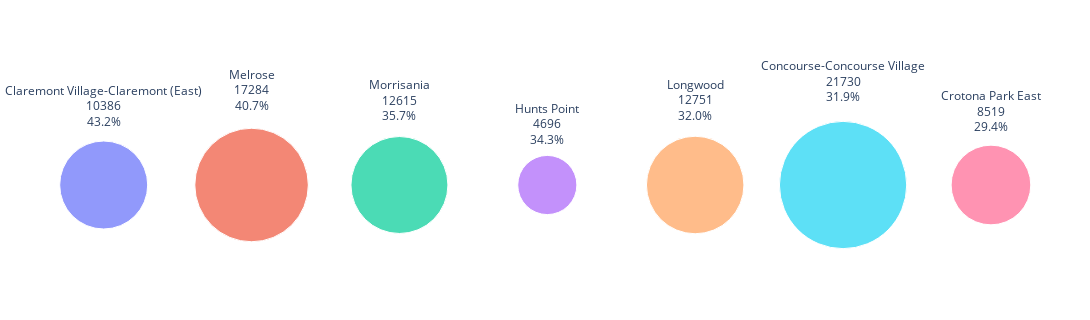

Here is the notebook cell this chart was saved with:
### Code cell
label = [i+'<br>'+str(j)+'<br>'+str(k)+'%' for i,j,k in zip(sorted_poverty_percentage.Geography,
                                                            sorted_poverty_percentage.Number,
                                                            sorted_poverty_percentage.Percent)]


fig = px.scatter(sorted_poverty_percentage, x='X', y='Y',
                 color='Geography',
                 size='Number', text=label, size_max=90
                )
fig.update_layout(width=1090, height=320,
                  margin = dict(t=50, l=0, r=0, b=0),
                  showlegend=False
                 )

fig.update_traces(textposition='top center')
fig.update_xaxes(showgrid=False, zeroline=False, visible=False)
fig.update_yaxes(showgrid=False, zeroline=False, visible=False)
fig.update_layout({'plot_bgcolor': 'white',
                   'paper_bgcolor': 'white'})
fig.show()

### Figure 1 — Plotly figure (JSON) as saved in the notebook; plotly's stock layout.template omitted (floating-point values rounded to 4 significant figures)
{"data": [{"hovertemplate": "Geography=Claremont Village-Claremont (East)<br>X=%{x}<br>Y=%{y}<br>Number=%{marker.size}<br>text=%{text}<extra></extra>", "legendgroup": "Claremont Village-Claremont (East)", "marker": {"color": "#636efa", "size": [10386], "sizemode": "area", "sizeref": 2.683, "symbol": "circle"}, "mode": "markers+text", "name": "Claremont Village-Claremont (East)", "orientation": "v", "showlegend": true, "text": ["Claremont Village-Claremont (East)<br>10386<br>43.2%"], "textposition": "top center", "type": "scatter", "x": [0], "xaxis": "x", "y": [1], "yaxis": "y"}, {"hovertemplate": "Geography=Melrose<br>X=%{x}<br>Y=%{y}<br>Number=%{marker.size}<br>text=%{text}<extra></extra>", "legendgroup": "Melrose", "marker": {"color": "#EF553B", "size": [17284], "sizemode": "area", "sizeref": 2.683, "symbol": "circle"}, "mode": "markers+text", "name": "Melrose", "orientation": "v", "showlegend": true, "text": ["Melrose<br>17284<br>40.7%"], "textposition": "top center", "type": "scatter", "x": [1], "xaxis": "x", "y": [1], "yaxis": "y"}, {"hovertemplate": "Geography=Morrisania<br>X=%{x}<br>Y=%{y}<br>Number=%{marker.size}<br>text=%{text}<extra></extra>", "legendgroup": "Morrisania", "marker": {"color": "#00cc96", "size": [12615], "sizemode": "area", "sizeref": 2.683, "symbol": "circle"}, "mode": "markers+text", "name": "Morrisania", "orientation": "v", "showlegend": true, "text": ["Morrisania<br>12615<br>35.7%"], "textposition": "top center", "type": "scatter", "x": [2], "xaxis": "x", "y": [1], "yaxis": "y"}, {"hovertemplate": "Geography=Hunts Point<br>X=%{x}<br>Y=%{y}<br>Number=%{marker.size}<br>text=%{text}<extra></extra>", "legendgroup": "Hunts Point", "marker": {"color": "#ab63fa", "size": [4696], "sizemode": "area", "sizeref": 2.683, "symbol": "circle"}, "mode": "markers+text", "name": "Hunts Point", "orientation": "v", "showlegend": true, "text": ["Hunts Point<br>4696<br>34.3%"], "textposition": "top center", "type": "scatter", "x": [3], "xaxis": "x", "y": [1], "yaxis": "y"}, {"hovertemplate": "Geography=Longwood<br>X=%{x}<br>Y=%{y}<br>Number=%{marker.size}<br>text=%{text}<extra></extra>", "legendgroup": "Longwood", "marker": {"color": "#FFA15A", "size": [12751], "sizemode": "area", "sizeref": 2.683, "symbol": "circle"}, "mode": "markers+text", "name": "Longwood", "orientation": "v", "showlegend": true, "text": ["Longwood<br>12751<br>32.0%"], "textposition": "top center", "type": "scatter", "x": [4], "xaxis": "x", "y": [1], "yaxis": "y"}, {"hovertemplate": "Geography=Concourse-Concourse Village<br>X=%{x}<br>Y=%{y}<br>Number=%{marker.size}<br>text=%{text}<extra></extra>", "legendgroup": "Concourse-Concourse Village", "marker": {"color": "#19d3f3", "size": [21730], "sizemode": "area", "sizeref": 2.683, "symbol": "circle"}, "mode": "markers+text", "name": "Concourse-Concourse Village", "orientation": "v", "showlegend": true, "text": ["Concourse-Concourse Village<br>21730<br>31.9%"], "textposition": "top center", "type": "scatter", "x": [5], "xaxis": "x", "y": [1], "yaxis": "y"}, {"hovertemplate": "Geography=Crotona Park East<br>X=%{x}<br>Y=%{y}<br>Number=%{marker.size}<br>text=%{text}<extra></extra>", "legendgroup": "Crotona Park East", "marker": {"color": "#FF6692", "size": [8519], "sizemode": "area", "sizeref": 2.683, "symbol": "circle"}, "mode": "markers+text", "name": "Crotona Park East", "orientation": "v", "showlegend": true, "text": ["Crotona Park East<br>8519<br>29.4%"], "textposition": "top center", "type": "scatter", "x": [6], "xaxis": "x", "y": [1], "yaxis": "y"}], "layout": {"height": 320, "legend": {"itemsizing": "constant", "title": {"text": "Geography"}, "tracegroupgap": 0}, "margin": {"b": 0, "l": 0, "r": 0, "t": 50}, "paper_bgcolor": "white", "plot_bgcolor": "white", "showlegend": false, "width": 1090, "xaxis": {"anchor": "y", "domain": [0, 1], "showgrid": false, "title": {"text": "X"}, "visible": false, "zeroline": false}, "yaxis": {"anchor": "x", "domain": [0, 1], "showgrid": false, "title": {"text": "Y"}, "visible": false, "zeroline": false}}}
